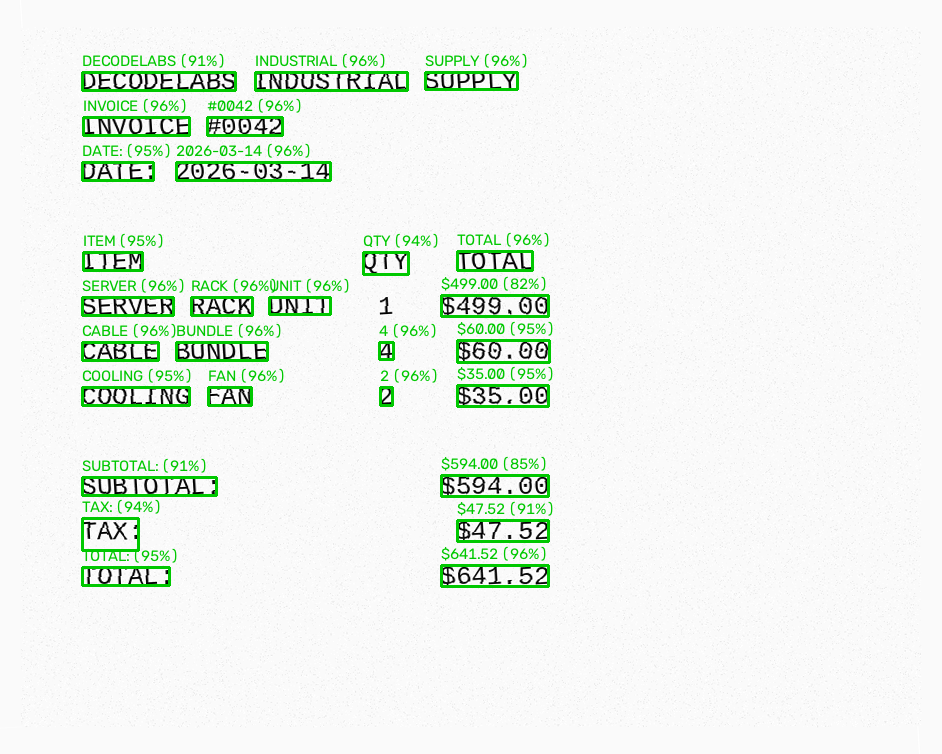
#> input picture Project 4 (Week 4) - Image or text recognition basic/output/annotated.png, 942 x 754 px
$ python ocr_pipeline.py output/annotated.png
#> lines starting #> are read from the running program, lines starting #| are printed output that depends on the picture; after the words box and inside, x2 and y2 are one past the last pixel; in counts of white or black regions, pixels touching at a corner belong together
#!/usr/bin/env python3
"""
Project 4 - Image/Text Recognition (Basic)
Pipeline: grayscale -> blur -> adaptive threshold -> deskew -> tesseract OCR
Only detections with confidence >= 80% get kept, per the project's accuracy
requirement. Anything below that is dropped rather than shown to the user.

Usage:
    python3 ocr_pipeline.py <path_to_image> [--psm 6] [--min-conf 80]
"""

import argparse
import os
import sys

import cv2
import numpy as np
import pytesseract

MIN_CONFIDENCE_DEFAULT = 80


def to_grayscale(img):
    # collapses the 3-channel RGB matrix down to a single intensity channel
    return cv2.cvtColor(img, cv2.COLOR_BGR2GRAY)


def denoise(gray):
    # gaussian blur smooths out sensor noise / jpeg artifacts before we
    # threshold, otherwise the binary step amplifies every speck of noise
    return cv2.GaussianBlur(gray, (5, 5), 0)


def binarize(gray):
    # otsu picks the cutoff automatically instead of us hardcoding a value
    thresh_val, binary = cv2.threshold(
        gray, 0, 255, cv2.THRESH_BINARY_INV + cv2.THRESH_OTSU
    )
    return binary, thresh_val


def deskew(binary_img, original_gray):
    """
    Finds the dominant text angle from the binary mask and rotates the
    original grayscale image to straighten it out. Tesseract's accuracy
    drops off fast once text tilts more than a couple degrees.
    """
    coords = np.column_stack(np.where(binary_img > 0))
    if len(coords) < 20:
        # not enough foreground pixels to trust an angle estimate
        return original_gray, 0.0

    angle = cv2.minAreaRect(coords)[-1]

    # minAreaRect angle convention is a little annoying, normalize it
    if angle < -45:
        angle = -(90 + angle)
    else:
        angle = -angle

    (h, w) = original_gray.shape[:2]
    center = (w // 2, h // 2)
    M = cv2.getRotationMatrix2D(center, angle, 1.0)
    rotated = cv2.warpAffine(
        original_gray, M, (w, h),
        flags=cv2.INTER_CUBIC,
        borderMode=cv2.BORDER_REPLICATE,
    )
    return rotated, angle


def run_ocr(img, psm=6, min_conf=MIN_CONFIDENCE_DEFAULT):
    """
    Runs tesseract with image_to_data so we get per-word confidence scores,
    not just a blob of text. Words under min_conf get dropped entirely.
    """
    config = f"--oem 3 --psm {psm}"
    data = pytesseract.image_to_data(
        img, config=config, output_type=pytesseract.Output.DICT
    )

    kept = []
    dropped = 0

    n = len(data["text"])
    for i in range(n):
        word = data["text"][i].strip()
        conf = float(data["conf"][i])

        if not word:
            continue

        if conf < 0:
            # tesseract uses -1 for non-text regions, skip those quietly
            continue

        if conf >= min_conf:
            kept.append({
                "text": word,
                "conf": conf,
                "x": data["left"][i],
                "y": data["top"][i],
                "w": data["width"][i],
                "h": data["height"][i],
            })
        else:
            dropped += 1

    return kept, dropped


def annotate(img_bgr, words):
    out = img_bgr.copy()
    for w in words:
        x, y, bw, bh = w["x"], w["y"], w["w"], w["h"]
        cv2.rectangle(out, (x, y), (x + bw, y + bh), (0, 200, 0), 2)
        label = f'{w["text"]} ({w["conf"]:.0f}%)'
        cv2.putText(
            out, label, (x, max(y - 6, 12)),
            cv2.FONT_HERSHEY_SIMPLEX, 0.5, (0, 200, 0), 1, cv2.LINE_AA
        )
    return out


def main():
    parser = argparse.ArgumentParser(description="Basic OCR recognition pipeline")
    parser.add_argument("image", help="path to input image")
    parser.add_argument("--psm", type=int, default=6,
                         help="tesseract page segmentation mode (default 6, single block)")
    parser.add_argument("--min-conf", type=float, default=MIN_CONFIDENCE_DEFAULT,
                         help="minimum confidence to keep a detection (default 80)")
    parser.add_argument("--out", default="output/annotated.png",
                         help="where to save the annotated result")
    args = parser.parse_args()

    if not os.path.exists(args.image):
        print(f"can't find input image: {args.image}")
        sys.exit(1)

    img_bgr = cv2.imread(args.image)
#> img_bgr is the input picture: shape (754, 942, 3); mean B, G, R 236.6, 244.1, 236.6
    if img_bgr is None:
        print("opencv couldn't load that image, is it a valid file?")
        sys.exit(1)

    print(f"loaded {args.image}  {img_bgr.shape[1]}x{img_bgr.shape[0]}")
#| loaded output/annotated.png  942x754

    gray = to_grayscale(img_bgr)
#> in to_grayscale, `return cv2.cvtColor(img, cv2.COLOR_BGR2GRAY)`:
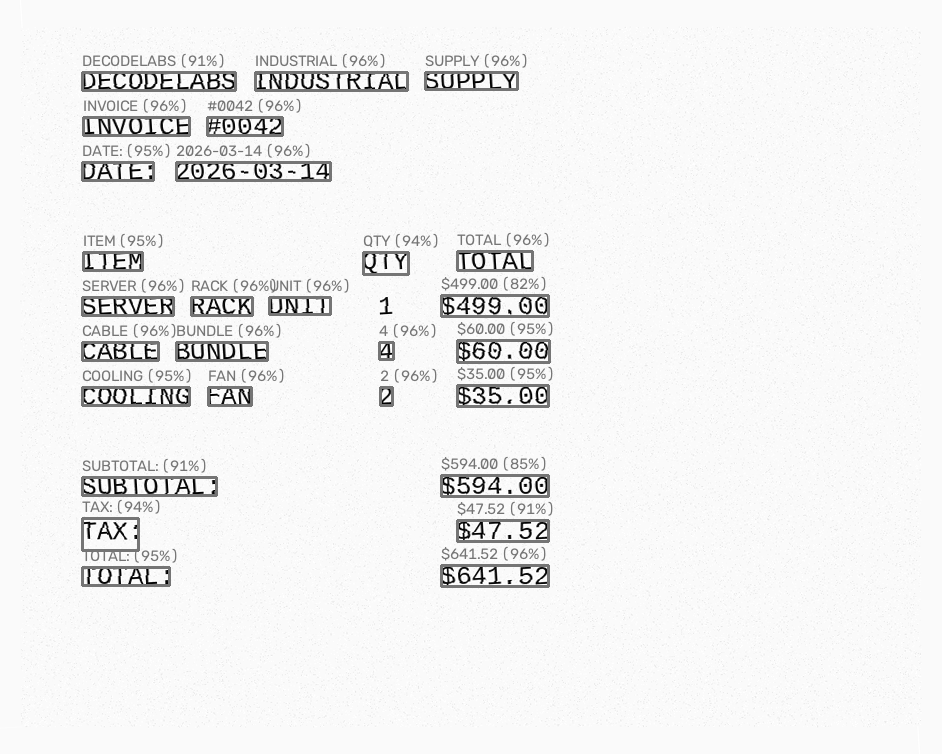
#> returned value: shape (754, 942); min 0, max 255, mean 241
    blurred = denoise(gray)
    binary, thresh_val = binarize(blurred)
#> in binarize, `thresh_val, binary = cv2.threshold( gray, 0, 255, cv2.THRESH_BINARY_IN..`:
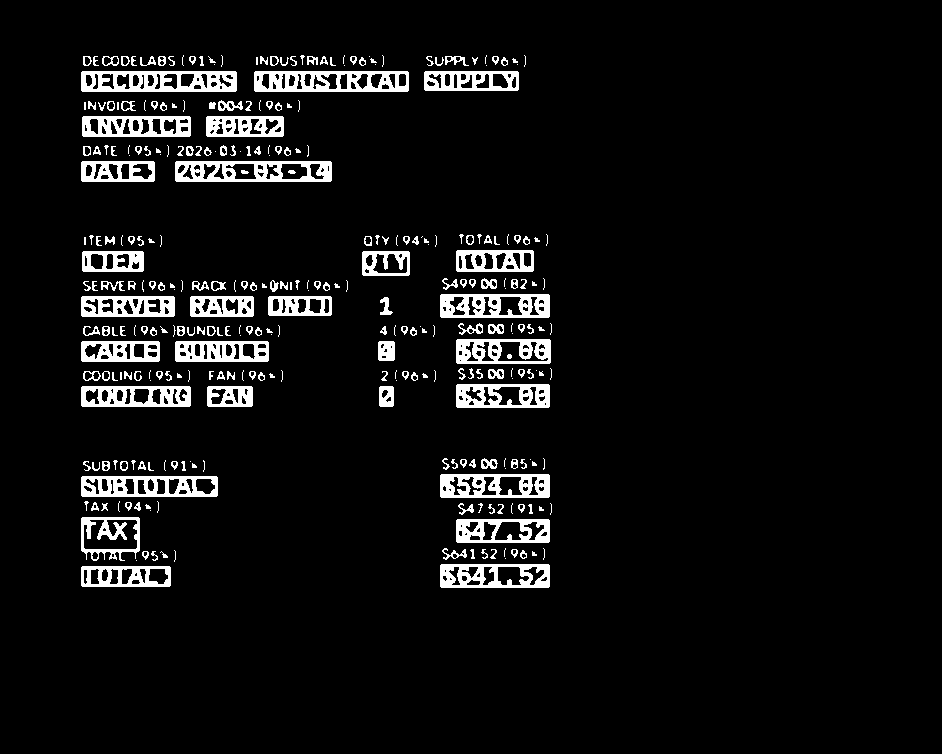
#> binary: shape (754, 942); 6.4% white; 319 white regions (122 under 20 px), largest, box (x1, y1, x2, y2) and area: (81, 71, 237, 92) 2299, (254, 71, 409, 92) 2223, (175, 161, 332, 182) 2065
#> in binarize, `thresh_val, binary = cv2.threshold( gray, 0, 255, cv2.THRESH_BINARY_IN..`: thresh_val = 194
#> thresh_val = 194
    print(f"otsu threshold landed at {thresh_val:.1f}")
#| otsu threshold landed at 194.0

    straightened, angle = deskew(binary, gray)
#> in deskew, `coords = np.column_stack(np.where(binary_img > 0))`: coords = 45366 pairs, first value 55 to 587, second value 81 to 551
#> in deskew, `angle = cv2.minAreaRect(coords)[-1]`: angle = -90
#> in deskew, `angle = -(90 + angle)`: angle = 0
#> in deskew, `M = cv2.getRotationMatrix2D(center, angle, 1.0)`: M = [[1, 0, 0], [0, 1, 0]]
#> angle = 0
    print(f"deskew rotated by {angle:.2f} degrees")
#| deskew rotated by -0.00 degrees

    words, dropped_count = run_ocr(straightened, psm=args.psm, min_conf=args.min_conf)

    print()
    print(f"--- recognized text (confidence >= {args.min_conf:.0f}%) ---")
    if not words:
        print("(nothing cleared the confidence bar)")
    else:
        line = " ".join(w["text"] for w in words)
        print(line)
        avg_conf = sum(w["conf"] for w in words) / len(words)
        print()
        print(f"words kept: {len(words)}   words dropped (low confidence): {dropped_count}")
        print(f"average confidence of kept words: {avg_conf:.1f}%")

    os.makedirs(os.path.dirname(args.out) or ".", exist_ok=True)
    straightened_bgr = cv2.cvtColor(straightened, cv2.COLOR_GRAY2BGR)
    annotated = annotate(straightened_bgr, words)
    cv2.imwrite(args.out, annotated)
    print(f"\nannotated image saved to {args.out}")


if __name__ == "__main__":
    main()
#> (the call stopped at in run_ocr, `data = pytesseract.image_to_data( img, config=config, output_type=pyte..`: pytesseract is not available in this run)
